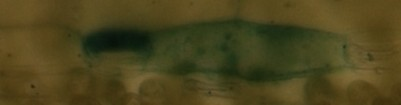
#> input picture Final Summary/Pearson/09B_084_01.jpg, 401 x 105 px
$ python pearson.py   (Python 2 division)
#> lines starting #> are read from the running program, lines starting #| are printed output that depends on the picture; long printed decimals are rounded
import Image
import PIL as pil
from scipy import stats as P

im1 = "09B_084_01.jpg"
im2 = "09B_085_01.jpg"
im3 = "2-3.jpg"
im4 = "belichtung1.jpg"
im5 = "belichtung2.jpg"
im6 = 'unterschiedlich1.jpg'
im7 = 'unterschiedlich2.jpg'

f = open('pearson1.txt', 'w')
f2 = open('pearson2.txt', 'w')

im = Image.open(im1)
#> im is the input picture: PIL image 401x105 RGB; mean R, G, B 75.6, 68.1, 29
im = im.resize((50, 200))
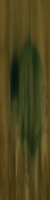
#> im: PIL image 50x200 RGB; mean R, G, B 75.6, 68.1, 29
data = list(im.getdata())
#> data = 10000 items, first 6: (104, 82, 37), (101, 82, 36), (101, 83, 35), (104, 83, 36), (100, 80, 35), (94, 75, 33)
lst1 = []
for i in data:
    lst1.append(i[0])
    f.write(str(i[0]) + '\n')
#> this loop made 10000 passes
#> after the loop, lst1 = 10000 values, max 123 at index 7293, min 9 at index 3814, mean 75.6

im2 = Image.open(im3)
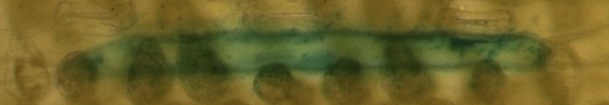
#> input picture Final Summary/Pearson/2-3.jpg, 609 x 105 px
#> im2 is the input picture: PIL image 609x105 RGB; mean R, G, B 107.8, 98.7, 40.3
im2 = im2.resize((50, 200))
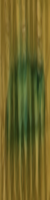
#> im2: PIL image 50x200 RGB; mean R, G, B 107.8, 98.6, 40.3
data2 = list(im2.getdata())
#> data2 = 10000 items, first 6: (138, 115, 46), (123, 98, 33), (118, 93, 29), (124, 97, 32), (134, 107, 44), (139, 113, 52)
lst2 = []
for i2 in data2:
    lst2.append(i2[0])
    f2.write(str(i2[0]) + '\n')
#> this loop made 10000 passes
#> after the loop, lst2 = 10000 values, max 176 at index 688, min 28 at index 4037, mean 107.8

print P.pearsonr(lst1, lst2)
#| PearsonRResult(statistic=0.6049, pvalue=0.0)
